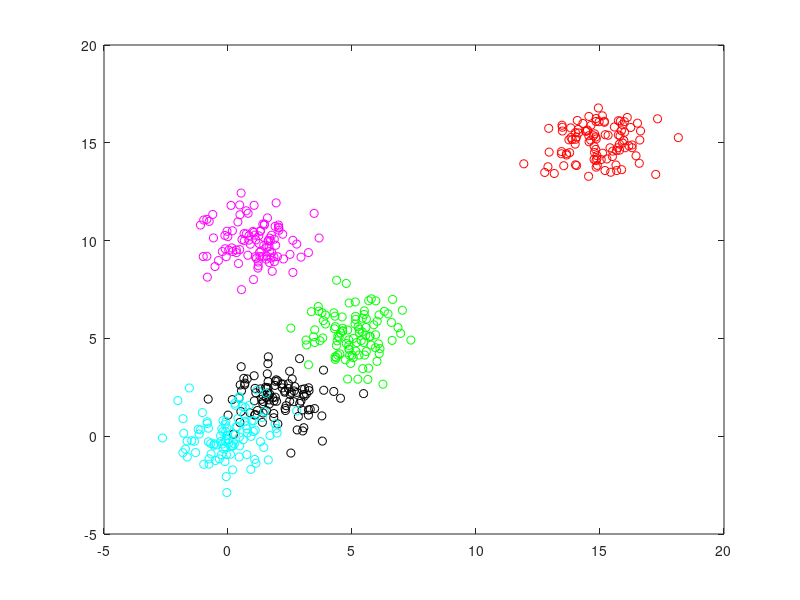

MATLAB code for this plot: (Note: this script raises an error after producing the figure.)
%gaussian mixture model clusturing with EM algo
% see Tomasi's notes

clear all
%close all
%%
load gauss_mix_data

k=max(size(means));% parameteric method, so number of parameters known
N=max(size(X));
prior_mean=randn(2,5);
prior_var=vars*0+1;
rho=[0.8 0.1 0.05 0.025 0.025];
rho_post=rho;

posterior_mean=prior_mean;
posterior_var=prior_var;

%% your code here

%% draw from posterior
%for jj = 1:max(size(means))
%    for ii = 1:30
%        y(ii,jj)=randn*posterior_var(jj)+posterior_mean(1,jj);
%        x(ii,jj)=randn*posterior_var(jj)+posterior_mean(2,jj);
%    end
%end
figure
plot(x(:,1),y(:,1),'or')
hold on
plot(x(:,2),y(:,2),'og')
hold on
plot(x(:,3),y(:,3),'om')
hold on
plot(x(:,4),y(:,4),'ok')
hold on
plot(x(:,5),y(:,5),'oc')
% x_trial=-5:1:10;
% for ii=1:max(size(x_trial))
%     y_trial(ii)=gaussian_dist([x_trial(ii);x_trial(ii)],posterior_mean(1),posterior_var(1));
% end
%  plot(x_trial,y_trial)

%% this plots the posterior mean and variance
% if your inference works, you should be able to see the right allocation
for kk=1:k
plot_gaussian_ellipsoid(posterior_mean(:,kk),diag([posterior_var(kk),posterior_var(kk)]));
end
%plot(posterior_mean(1,:),posterior_mean(2,:),'*')